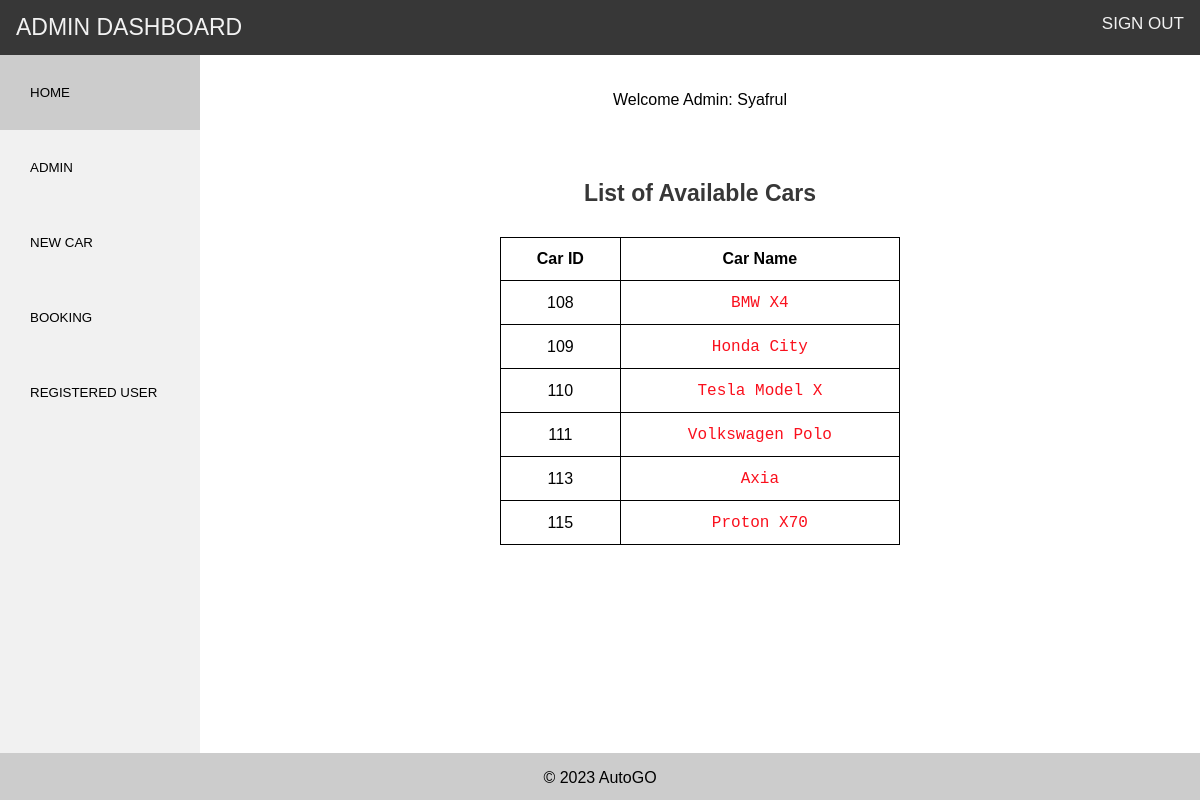
Page /homeAdmin.php (signed in) on the committed database.
### tables this page shows
CREATE TABLE `mobil` (
  `car_id` int(10) NOT NULL,
  `car_name` varchar(100) NOT NULL,
  `car_price` varchar(50) NOT NULL,
  `car_type` varchar(30) NOT NULL,
  `car_mileage` varchar(20) NOT NULL,
  `car_passenger` varchar(3) NOT NULL,
  `car_image` varchar(300) NOT NULL,
  `car_gear` varchar(20) NOT NULL
);

### homeAdmin.php (the view, shortened to what this page needs)
<?php
include 'conn.php';
?>
<!DOCTYPE html>
<html>
<head>
</head>
<body>
<div class="topnavAdmin">
        <a href="logoutAdmin.php">SIGN OUT</a>
        <span>ADMIN DASHBOARD</span>
    </div>
  <div class="tab-container">
    <div class="tab-links">
      <button class="tab-link active" onclick="openTab(event, 'tab1')">HOME</button>
      <button class="tab-link" onclick="openTab(event, 'tab2')">ADMIN</button>
      <button class="tab-link" onclick="openTab(event, 'tab3')">NEW CAR</button>
      <button class="tab-link" onclick="openTab(event, 'tab4')">BOOKING</button>
      <button class="tab-link" onclick="openTab(event, 'tab5')">REGISTERED USER</button>
    </div>
    <div class="tab-content">
     <div id="tab1" class="tab active">
    <div class="main">
        <?php
        if($_SESSION["admin_name"]){
            echo "<p style='text-align: center'>Welcome Admin: " . $_SESSION["admin_name"] . "</p>";
        }
        ?>
        <br><br>
        <p id="carList"><h2>List of Available Cars</h2></p>
        <table class="table-all">
            <tr>
                <th style="width: 30%">Car ID</th>
                <th>Car Name</th>
            </tr>
            <?php
            $result = mysqli_query($conn, "SELECT car_id, car_name FROM mobil");
            while ($row = mysqli_fetch_array($result)) {
                echo "<tr>";
                echo "<td>" . $row['car_id'] . "</td>";
                echo "<td><a href='detailsCar.php?car_id=" . $row['car_id'] . "'>" . $row['car_name'] . "</a></td>";
                echo "</tr>";
            }
            ?>
        </table>
    </div>
</div>
    </div>
  </div>
  <footer>
  <div class="container">
    <p>&copy; 2023 AutoGO</p>
  </div>
    </footer>
</body>
</html>

### homeAdmin.php (style rules this page uses)
html { height: 100%; }
body { margin: 0; padding: 0; min-height: 100%; display: flex; flex-direction: column; font-family: Arial, sans-serif; }
.tab-container { display: flex; height: 87.2vh; }
.tab-links { width: 200px; background-color: #f1f1f1; }
.tab-link { display: block; width: 100%; padding: 30px; border: none; background-color: inherit; text-align: left; cursor: pointer; }
.tab-link.active { background-color: #ccc; }
.tab-content { flex-grow: 1; padding: 20px; }
.tab { display: none; }
.tab.active { display: block; }
.topnavAdmin { overflow: hidden; background-color: #373737; }
.topnavAdmin a { float: right; color: #f2f2f2; text-align: center; padding: 14px 16px; font-size: 17px; text-decoration: none; }
.topnavAdmin span { float: left; color: #f2f2f2; font-size: 23px; padding: 14px 16px; }
table,th,td { border: 1px solid black; border-collapse: collapse; }
.table-all { margin-left: auto; margin-right: auto; font-size: 16px; min-width: 400px; color: black; text-align: center; }
.table-all td a { text-decoration: none; color: #FA101D; font-family: monospace; }
.table-all th, .table-all td { padding: 12px 15px; }
.main h2 { color: #373737; font-size: 23px; text-align: center; }
.table-all { margin: 30px; margin-left: auto; margin-right: auto; min-width: 400px; font-size: 16px; color: black; float: center; }
footer { overflow: hidden; background-color: #ccc; text-align: center; margin-top: auto; }
.container { max-width: 960px; margin: 0 auto; }

### rows in the picture
mobil: car_id "108", car_name "BMW X4"
mobil: car_id "109", car_name "Honda City"
mobil: car_id "110", car_name "Tesla Model X"
mobil: car_id "111", car_name "Volkswagen Polo"
mobil: car_id "113", car_name "Axia"
mobil: car_id "115", car_name "Proton X70"

### other values in the picture
$_SESSION["admin_name"] "Syafrul"
